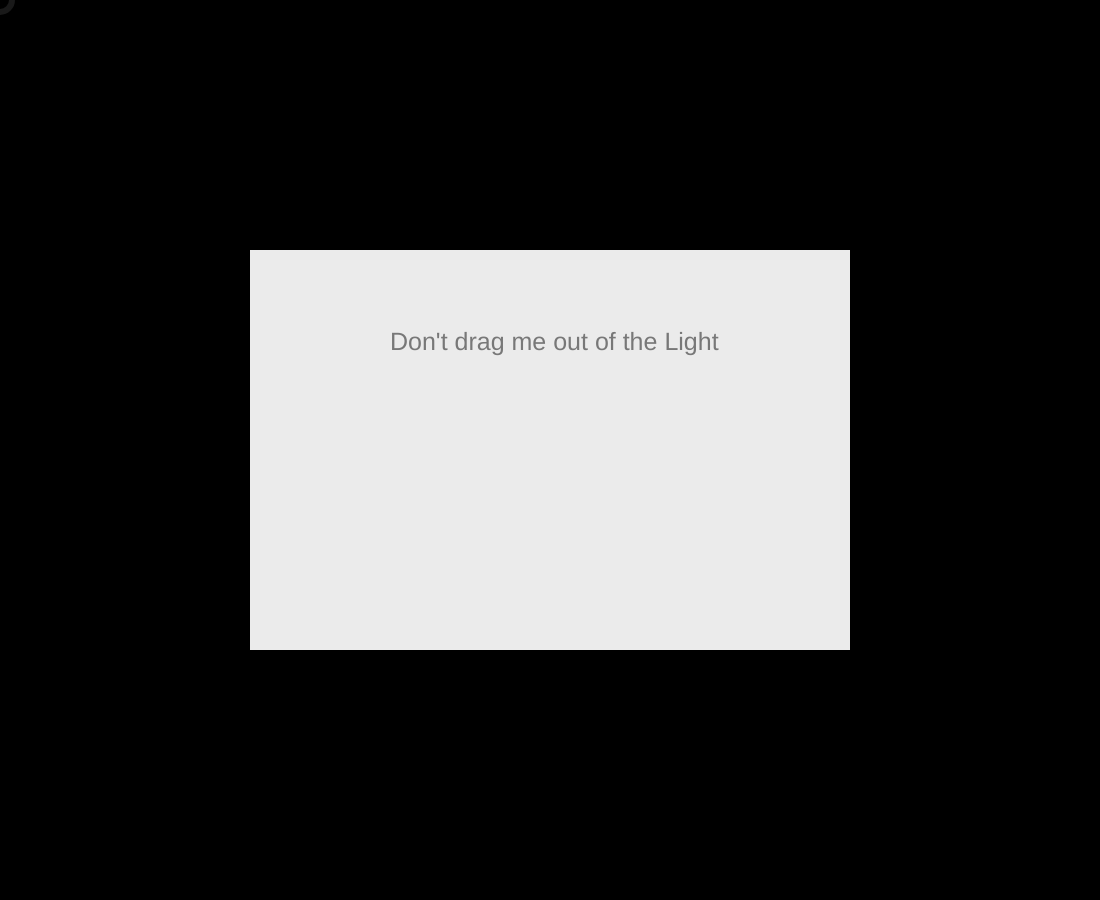
Frame 1 (no input)
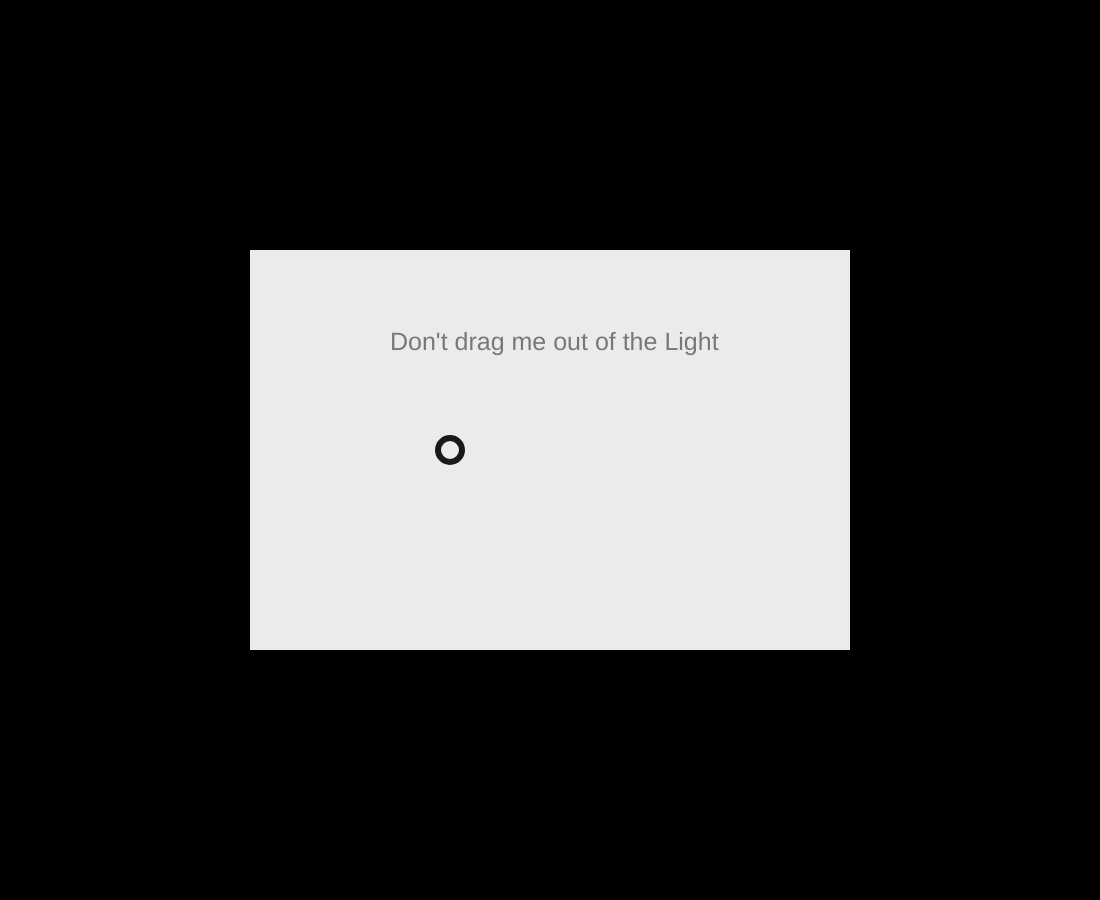
Frame 60 (no input)
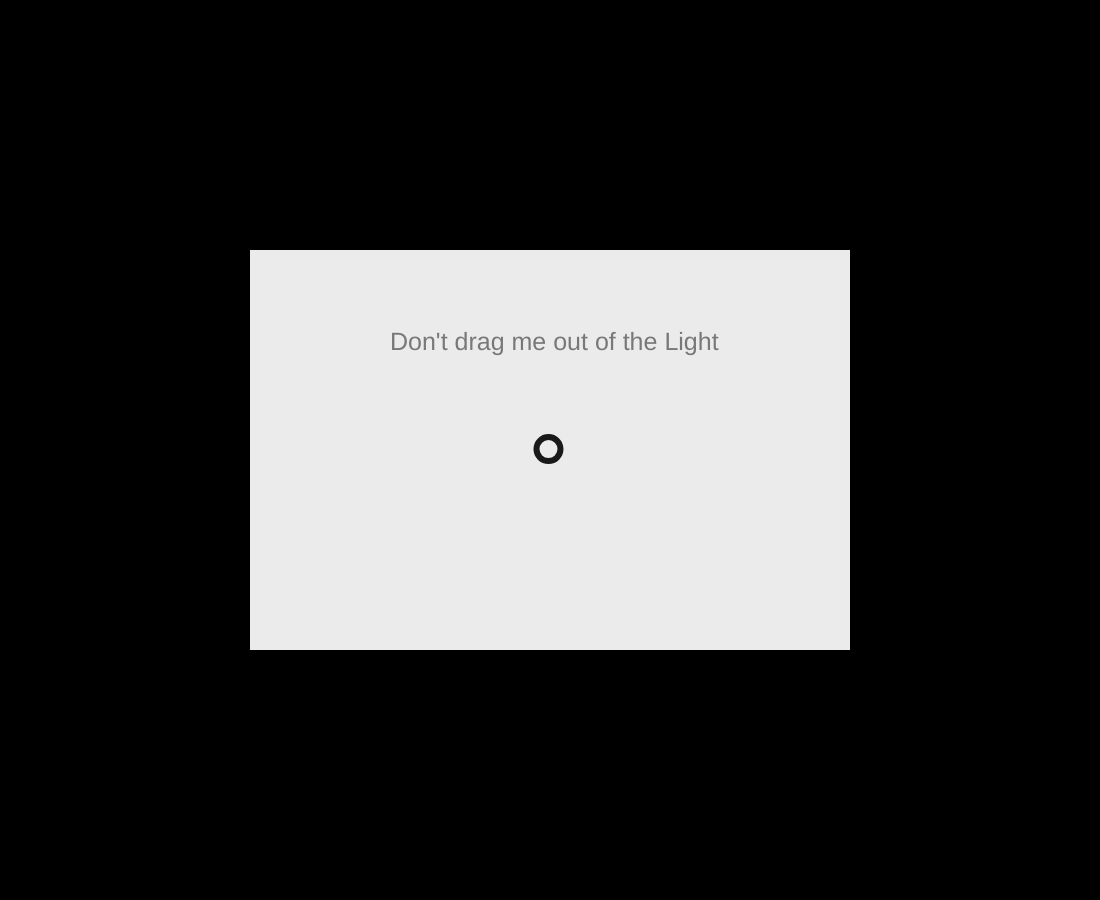
Frame 120 (the mouse pressed at the canvas centre since frame 60)

The p5.js sketch that drew these frames (run headless with seeded random() and noise() and a simulated clock; from frame 60 on, the mouse is pressed at the canvas centre):

// p5.js sketch
// ── sketch.js
//canvas size variable (scX & csY)
//csX = window.innerWidth;
//csY = window.innerHeight;

csX = 1100;
csY = 900;


function setup() {
    createCanvas(csX, csY);
    //noCursor();
}

function draw() {
  
    background(235);
    
    //Text
    textSize(25);
    noStroke();
    fill(0, 125);
    text("Don't drag me out of the Light", 390, 350);
    
    //Frame
    noFill();
    strokeWeight(500);
    stroke(0, 255);
    rect(0,0, width, height);
    
    //funct. objects
    bubble.display();
    bubble.move(); 
    
    //if(mouseX = )

}

var bubble = {
    x: 0,
    y: 0,
    display: function(){
        stroke(25);
        strokeWeight(6);
        noFill();
        ellipse(this.x, this.y, 24, 24);
    },
   
    move: function(){
        this.x = mouseX;
        this.y = mouseY;
        this.x = this.x + random(-2, 2);
        this.y = this.y + random(-2, 2);
        if(this.x >= csX -270) {
            this.x = map(mouseX, csX-270, csX, csX-270, csX-450);
        } else if(this.x <= csX-830) {
          this.x = map(mouseX, csX-830, csX-1100, csX-830, csX-650);  
        } if(this.y <= csY-630) {
            this.y = map(mouseY, csY-630, csY-900, csY-630, csY-450);
        } if(this.y >= csY-270) {
            this.y = map(mouseY, csY-270, csY, csY-270, csY-450); 
        }
    }
}
